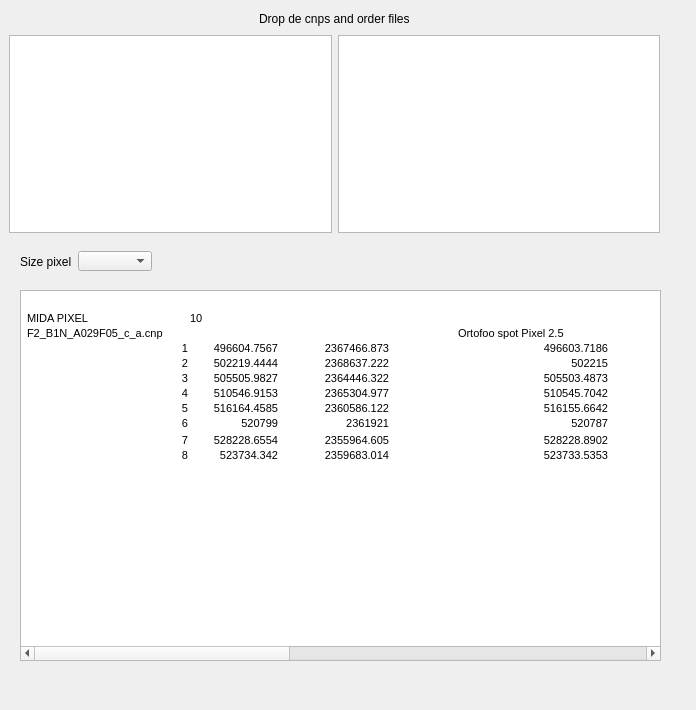
<?xml version="1.0" encoding="UTF-8"?>
<ui version="4.0">
 <class>Diferences</class>
 <widget class="QWidget" name="Diferences">
  <property name="geometry">
   <rect>
    <x>0</x>
    <y>0</y>
    <width>696</width>
    <height>710</height>
   </rect>
  </property>
  <property name="windowTitle">
   <string>Form</string>
  </property>
  <widget class="QTextEdit" name="textEditDiferencesCnp">
   <property name="geometry">
    <rect>
     <x>20</x>
     <y>290</y>
     <width>641</width>
     <height>371</height>
    </rect>
   </property>
   <property name="html">
    <string>&lt;!DOCTYPE HTML PUBLIC &quot;-//W3C//DTD HTML 4.0//EN&quot; &quot;http://www.w3.org/TR/REC-html40/strict.dtd&quot;&gt;
&lt;html&gt;&lt;head&gt;&lt;meta name=&quot;qrichtext&quot; content=&quot;1&quot; /&gt;&lt;style type=&quot;text/css&quot;&gt;
p, li { white-space: pre-wrap; }
&lt;/style&gt;&lt;/head&gt;&lt;body style=&quot; font-family:'MS Shell Dlg 2'; font-size:8.25pt; font-weight:400; font-style:normal;&quot;&gt;
&lt;table border=&quot;0&quot; style=&quot; margin-top:0px; margin-bottom:0px; margin-left:0px; margin-right:0px;&quot; cellspacing=&quot;2&quot; cellpadding=&quot;0&quot;&gt;
&lt;tr&gt;
&lt;td width=&quot;94&quot;&gt;&lt;/td&gt;
&lt;td width=&quot;65&quot;&gt;&lt;/td&gt;
&lt;td width=&quot;88&quot;&gt;&lt;/td&gt;
&lt;td width=&quot;109&quot;&gt;&lt;/td&gt;
&lt;td width=&quot;65&quot;&gt;&lt;/td&gt;
&lt;td width=&quot;150&quot;&gt;&lt;/td&gt;
&lt;td width=&quot;126&quot;&gt;&lt;/td&gt;
&lt;td width=&quot;65&quot;&gt;&lt;/td&gt;
&lt;td width=&quot;65&quot;&gt;&lt;/td&gt;
&lt;td width=&quot;65&quot;&gt;&lt;/td&gt;
&lt;td width=&quot;65&quot;&gt;&lt;/td&gt;
&lt;td width=&quot;77&quot;&gt;&lt;/td&gt;
&lt;td width=&quot;105&quot;&gt;&lt;/td&gt;
&lt;td width=&quot;65&quot;&gt;&lt;/td&gt;
&lt;td width=&quot;65&quot;&gt;&lt;/td&gt;
&lt;td width=&quot;65&quot;&gt;&lt;/td&gt;
&lt;td width=&quot;65&quot;&gt;
&lt;p style=&quot; margin-top:0px; margin-bottom:0px; margin-left:0px; margin-right:0px; -qt-block-indent:0; text-indent:0px;&quot;&gt;&lt;span style=&quot; font-size:8pt;&quot;&gt;X&lt;/span&gt;&lt;/p&gt;&lt;/td&gt;
&lt;td width=&quot;89&quot;&gt;
&lt;p style=&quot; margin-top:0px; margin-bottom:0px; margin-left:0px; margin-right:0px; -qt-block-indent:0; text-indent:0px;&quot;&gt;&lt;span style=&quot; font-size:8pt;&quot;&gt;Y&lt;/span&gt;&lt;/p&gt;&lt;/td&gt;&lt;/tr&gt;
&lt;tr&gt;
&lt;td&gt;
&lt;p style=&quot; margin-top:0px; margin-bottom:0px; margin-left:0px; margin-right:0px; -qt-block-indent:0; text-indent:0px;&quot;&gt;&lt;span style=&quot; font-size:8pt;&quot;&gt;MIDA PIXEL&lt;/span&gt;&lt;/p&gt;&lt;/td&gt;
&lt;td&gt;&lt;/td&gt;
&lt;td&gt;
&lt;p style=&quot; margin-top:0px; margin-bottom:0px; margin-left:0px; margin-right:0px; -qt-block-indent:0; text-indent:0px;&quot;&gt;&lt;span style=&quot; font-size:8pt;&quot;&gt;10&lt;/span&gt;&lt;/p&gt;&lt;/td&gt;
&lt;td&gt;&lt;/td&gt;
&lt;td&gt;&lt;/td&gt;
&lt;td&gt;&lt;/td&gt;
&lt;td&gt;&lt;/td&gt;
&lt;td&gt;&lt;/td&gt;
&lt;td&gt;&lt;/td&gt;
&lt;td&gt;&lt;/td&gt;
&lt;td&gt;&lt;/td&gt;
&lt;td&gt;&lt;/td&gt;
&lt;td&gt;&lt;/td&gt;
&lt;td&gt;&lt;/td&gt;
&lt;td&gt;&lt;/td&gt;
&lt;td&gt;&lt;/td&gt;
&lt;td&gt;&lt;/td&gt;
&lt;td&gt;&lt;/td&gt;&lt;/tr&gt;
&lt;tr&gt;
&lt;td colspan=&quot;3&quot;&gt;
&lt;p style=&quot; margin-top:0px; margin-bottom:0px; margin-left:0px; margin-right:0px; -qt-block-indent:0; text-indent:0px;&quot;&gt;&lt;span style=&quot; font-size:8pt;&quot;&gt;F2_B1N_A029F05_c_a.cnp&lt;/span&gt;&lt;/p&gt;&lt;/td&gt;
&lt;td&gt;&lt;/td&gt;
&lt;td&gt;&lt;/td&gt;
&lt;td&gt;
&lt;p style=&quot; margin-top:0px; margin-bottom:0px; margin-left:0px; margin-right:0px; -qt-block-indent:0; text-indent:0px;&quot;&gt;&lt;span style=&quot; font-size:8pt;&quot;&gt;Ortofoo spot Pixel 2.5&lt;/span&gt;&lt;/p&gt;&lt;/td&gt;
&lt;td&gt;&lt;/td&gt;
&lt;td&gt;&lt;/td&gt;
&lt;td&gt;
&lt;p style=&quot; margin-top:0px; margin-bottom:0px; margin-left:0px; margin-right:0px; -qt-block-indent:0; text-indent:0px;&quot;&gt;&lt;span style=&quot; font-size:8pt;&quot;&gt;X&lt;/span&gt;&lt;/p&gt;&lt;/td&gt;
&lt;td&gt;
&lt;p style=&quot; margin-top:0px; margin-bottom:0px; margin-left:0px; margin-right:0px; -qt-block-indent:0; text-indent:0px;&quot;&gt;&lt;span style=&quot; font-size:8pt;&quot;&gt;Y&lt;/span&gt;&lt;/p&gt;&lt;/td&gt;
&lt;td&gt;&lt;/td&gt;
&lt;td&gt;&lt;/td&gt;
&lt;td&gt;&lt;/td&gt;
&lt;td&gt;&lt;/td&gt;
&lt;td&gt;&lt;/td&gt;
&lt;td&gt;
&lt;p style=&quot; margin-top:0px; margin-bottom:0px; margin-left:0px; margin-right:0px; -qt-block-indent:0; text-indent:0px;&quot;&gt;&lt;span style=&quot; font-size:8pt;&quot;&gt;numlineas&lt;/span&gt;&lt;/p&gt;&lt;/td&gt;
&lt;td&gt;
&lt;p align=&quot;right&quot; style=&quot; margin-top:0px; margin-bottom:0px; margin-left:0px; margin-right:0px; -qt-block-indent:0; text-indent:0px;&quot;&gt;&lt;span style=&quot; font-size:8pt;&quot;&gt;10&lt;/span&gt;&lt;/p&gt;&lt;/td&gt;
&lt;td&gt;
&lt;p align=&quot;right&quot; style=&quot; margin-top:0px; margin-bottom:0px; margin-left:0px; margin-right:0px; -qt-block-indent:0; text-indent:0px;&quot;&gt;&lt;span style=&quot; font-size:8pt;&quot;&gt;10&lt;/span&gt;&lt;/p&gt;&lt;/td&gt;&lt;/tr&gt;
&lt;tr&gt;
&lt;td&gt;&lt;/td&gt;
&lt;td&gt;
&lt;p align=&quot;right&quot; style=&quot; margin-top:0px; margin-bottom:0px; margin-left:0px; margin-right:0px; -qt-block-indent:0; text-indent:0px;&quot;&gt;&lt;span style=&quot; font-size:8pt;&quot;&gt;1&lt;/span&gt;&lt;/p&gt;&lt;/td&gt;
&lt;td&gt;
&lt;p align=&quot;right&quot; style=&quot; margin-top:0px; margin-bottom:0px; margin-left:0px; margin-right:0px; -qt-block-indent:0; text-indent:0px;&quot;&gt;&lt;span style=&quot; font-size:8pt;&quot;&gt;496604.7567&lt;/span&gt;&lt;/p&gt;&lt;/td&gt;
&lt;td&gt;
&lt;p align=&quot;right&quot; style=&quot; margin-top:0px; margin-bottom:0px; margin-left:0px; margin-right:0px; -qt-block-indent:0; text-indent:0px;&quot;&gt;&lt;span style=&quot; font-size:8pt;&quot;&gt;2367466.873&lt;/span&gt;&lt;/p&gt;&lt;/td&gt;
&lt;td&gt;&lt;/td&gt;
&lt;td&gt;
&lt;p align=&quot;right&quot; style=&quot; margin-top:0px; margin-bottom:0px; margin-left:0px; margin-right:0px; -qt-block-indent:0; text-indent:0px;&quot;&gt;&lt;span style=&quot; font-size:8pt;&quot;&gt;496603.7186&lt;/span&gt;&lt;/p&gt;&lt;/td&gt;
&lt;td&gt;
&lt;p align=&quot;right&quot; style=&quot; margin-top:0px; margin-bottom:0px; margin-left:0px; margin-right:0px; -qt-block-indent:0; text-indent:0px;&quot;&gt;&lt;span style=&quot; font-size:8pt;&quot;&gt;2367466.649&lt;/span&gt;&lt;/p&gt;&lt;/td&gt;
&lt;td&gt;&lt;/td&gt;
&lt;td&gt;
&lt;p align=&quot;right&quot; style=&quot; margin-top:0px; margin-bottom:0px; margin-left:0px; margin-right:0px; -qt-block-indent:0; text-indent:0px;&quot;&gt;&lt;span style=&quot; font-size:8pt;&quot;&gt;1.0381&lt;/span&gt;&lt;/p&gt;&lt;/td&gt;
&lt;td&gt;
&lt;p align=&quot;right&quot; style=&quot; margin-top:0px; margin-bottom:0px; margin-left:0px; margin-right:0px; -qt-block-indent:0; text-indent:0px;&quot;&gt;&lt;span style=&quot; font-size:8pt;&quot;&gt;0.2239&lt;/span&gt;&lt;/p&gt;&lt;/td&gt;
&lt;td&gt;&lt;/td&gt;
&lt;td&gt;
&lt;p style=&quot; margin-top:0px; margin-bottom:0px; margin-left:0px; margin-right:0px; -qt-block-indent:0; text-indent:0px;&quot;&gt;&lt;span style=&quot; font-size:8pt;&quot;&gt;1.08&lt;/span&gt;&lt;/p&gt;&lt;/td&gt;
&lt;td&gt;
&lt;p style=&quot; margin-top:0px; margin-bottom:0px; margin-left:0px; margin-right:0px; -qt-block-indent:0; text-indent:0px;&quot;&gt;&lt;span style=&quot; font-size:8pt;&quot;&gt;0.05&lt;/span&gt;&lt;/p&gt;&lt;/td&gt;
&lt;td&gt;&lt;/td&gt;
&lt;td&gt;&lt;/td&gt;
&lt;td&gt;
&lt;p style=&quot; margin-top:0px; margin-bottom:0px; margin-left:0px; margin-right:0px; -qt-block-indent:0; text-indent:0px;&quot;&gt;&lt;span style=&quot; font-size:8pt;&quot;&gt;min&lt;/span&gt;&lt;/p&gt;&lt;/td&gt;
&lt;td&gt;
&lt;p align=&quot;right&quot; style=&quot; margin-top:0px; margin-bottom:0px; margin-left:0px; margin-right:0px; -qt-block-indent:0; text-indent:0px;&quot;&gt;&lt;span style=&quot; font-size:8pt;&quot;&gt;-0.235&lt;/span&gt;&lt;/p&gt;&lt;/td&gt;
&lt;td&gt;
&lt;p align=&quot;right&quot; style=&quot; margin-top:0px; margin-bottom:0px; margin-left:0px; margin-right:0px; -qt-block-indent:0; text-indent:0px;&quot;&gt;&lt;span style=&quot; font-size:8pt;&quot;&gt;-10.859&lt;/span&gt;&lt;/p&gt;&lt;/td&gt;&lt;/tr&gt;
&lt;tr&gt;
&lt;td&gt;&lt;/td&gt;
&lt;td&gt;
&lt;p align=&quot;right&quot; style=&quot; margin-top:0px; margin-bottom:0px; margin-left:0px; margin-right:0px; -qt-block-indent:0; text-indent:0px;&quot;&gt;&lt;span style=&quot; font-size:8pt;&quot;&gt;2&lt;/span&gt;&lt;/p&gt;&lt;/td&gt;
&lt;td&gt;
&lt;p align=&quot;right&quot; style=&quot; margin-top:0px; margin-bottom:0px; margin-left:0px; margin-right:0px; -qt-block-indent:0; text-indent:0px;&quot;&gt;&lt;span style=&quot; font-size:8pt;&quot;&gt;502219.4444&lt;/span&gt;&lt;/p&gt;&lt;/td&gt;
&lt;td&gt;
&lt;p align=&quot;right&quot; style=&quot; margin-top:0px; margin-bottom:0px; margin-left:0px; margin-right:0px; -qt-block-indent:0; text-indent:0px;&quot;&gt;&lt;span style=&quot; font-size:8pt;&quot;&gt;2368637.222&lt;/span&gt;&lt;/p&gt;&lt;/td&gt;
&lt;td&gt;&lt;/td&gt;
&lt;td&gt;
&lt;p align=&quot;right&quot; style=&quot; margin-top:0px; margin-bottom:0px; margin-left:0px; margin-right:0px; -qt-block-indent:0; text-indent:0px;&quot;&gt;&lt;span style=&quot; font-size:8pt;&quot;&gt;502215&lt;/span&gt;&lt;/p&gt;&lt;/td&gt;
&lt;td&gt;
&lt;p align=&quot;right&quot; style=&quot; margin-top:0px; margin-bottom:0px; margin-left:0px; margin-right:0px; -qt-block-indent:0; text-indent:0px;&quot;&gt;&lt;span style=&quot; font-size:8pt;&quot;&gt;2368633.889&lt;/span&gt;&lt;/p&gt;&lt;/td&gt;
&lt;td&gt;&lt;/td&gt;
&lt;td&gt;
&lt;p align=&quot;right&quot; style=&quot; margin-top:0px; margin-bottom:0px; margin-left:0px; margin-right:0px; -qt-block-indent:0; text-indent:0px;&quot;&gt;&lt;span style=&quot; font-size:8pt;&quot;&gt;4.4444&lt;/span&gt;&lt;/p&gt;&lt;/td&gt;
&lt;td&gt;
&lt;p align=&quot;right&quot; style=&quot; margin-top:0px; margin-bottom:0px; margin-left:0px; margin-right:0px; -qt-block-indent:0; text-indent:0px;&quot;&gt;&lt;span style=&quot; font-size:8pt;&quot;&gt;3.3333&lt;/span&gt;&lt;/p&gt;&lt;/td&gt;
&lt;td&gt;&lt;/td&gt;
&lt;td&gt;
&lt;p style=&quot; margin-top:0px; margin-bottom:0px; margin-left:0px; margin-right:0px; -qt-block-indent:0; text-indent:0px;&quot;&gt;&lt;span style=&quot; font-size:8pt;&quot;&gt;19.75&lt;/span&gt;&lt;/p&gt;&lt;/td&gt;
&lt;td&gt;
&lt;p style=&quot; margin-top:0px; margin-bottom:0px; margin-left:0px; margin-right:0px; -qt-block-indent:0; text-indent:0px;&quot;&gt;&lt;span style=&quot; font-size:8pt;&quot;&gt;11.11&lt;/span&gt;&lt;/p&gt;&lt;/td&gt;
&lt;td&gt;&lt;/td&gt;
&lt;td&gt;&lt;/td&gt;
&lt;td&gt;
&lt;p style=&quot; margin-top:0px; margin-bottom:0px; margin-left:0px; margin-right:0px; -qt-block-indent:0; text-indent:0px;&quot;&gt;&lt;span style=&quot; font-size:8pt;&quot;&gt;max&lt;/span&gt;&lt;/p&gt;&lt;/td&gt;
&lt;td&gt;
&lt;p align=&quot;right&quot; style=&quot; margin-top:0px; margin-bottom:0px; margin-left:0px; margin-right:0px; -qt-block-indent:0; text-indent:0px;&quot;&gt;&lt;span style=&quot; font-size:8pt;&quot;&gt;12.000&lt;/span&gt;&lt;/p&gt;&lt;/td&gt;
&lt;td&gt;
&lt;p align=&quot;right&quot; style=&quot; margin-top:0px; margin-bottom:0px; margin-left:0px; margin-right:0px; -qt-block-indent:0; text-indent:0px;&quot;&gt;&lt;span style=&quot; font-size:8pt;&quot;&gt;3.333&lt;/span&gt;&lt;/p&gt;&lt;/td&gt;&lt;/tr&gt;
&lt;tr&gt;
&lt;td&gt;&lt;/td&gt;
&lt;td&gt;
&lt;p align=&quot;right&quot; style=&quot; margin-top:0px; margin-bottom:0px; margin-left:0px; margin-right:0px; -qt-block-indent:0; text-indent:0px;&quot;&gt;&lt;span style=&quot; font-size:8pt;&quot;&gt;3&lt;/span&gt;&lt;/p&gt;&lt;/td&gt;
&lt;td&gt;
&lt;p align=&quot;right&quot; style=&quot; margin-top:0px; margin-bottom:0px; margin-left:0px; margin-right:0px; -qt-block-indent:0; text-indent:0px;&quot;&gt;&lt;span style=&quot; font-size:8pt;&quot;&gt;505505.9827&lt;/span&gt;&lt;/p&gt;&lt;/td&gt;
&lt;td&gt;
&lt;p align=&quot;right&quot; style=&quot; margin-top:0px; margin-bottom:0px; margin-left:0px; margin-right:0px; -qt-block-indent:0; text-indent:0px;&quot;&gt;&lt;span style=&quot; font-size:8pt;&quot;&gt;2364446.322&lt;/span&gt;&lt;/p&gt;&lt;/td&gt;
&lt;td&gt;&lt;/td&gt;
&lt;td&gt;
&lt;p align=&quot;right&quot; style=&quot; margin-top:0px; margin-bottom:0px; margin-left:0px; margin-right:0px; -qt-block-indent:0; text-indent:0px;&quot;&gt;&lt;span style=&quot; font-size:8pt;&quot;&gt;505503.4873&lt;/span&gt;&lt;/p&gt;&lt;/td&gt;
&lt;td&gt;
&lt;p align=&quot;right&quot; style=&quot; margin-top:0px; margin-bottom:0px; margin-left:0px; margin-right:0px; -qt-block-indent:0; text-indent:0px;&quot;&gt;&lt;span style=&quot; font-size:8pt;&quot;&gt;2364447.251&lt;/span&gt;&lt;/p&gt;&lt;/td&gt;
&lt;td&gt;&lt;/td&gt;
&lt;td&gt;
&lt;p align=&quot;right&quot; style=&quot; margin-top:0px; margin-bottom:0px; margin-left:0px; margin-right:0px; -qt-block-indent:0; text-indent:0px;&quot;&gt;&lt;span style=&quot; font-size:8pt;&quot;&gt;2.4954&lt;/span&gt;&lt;/p&gt;&lt;/td&gt;
&lt;td&gt;
&lt;p align=&quot;right&quot; style=&quot; margin-top:0px; margin-bottom:0px; margin-left:0px; margin-right:0px; -qt-block-indent:0; text-indent:0px;&quot;&gt;&lt;span style=&quot; font-size:8pt;&quot;&gt;-0.9283&lt;/span&gt;&lt;/p&gt;&lt;/td&gt;
&lt;td&gt;&lt;/td&gt;
&lt;td&gt;
&lt;p style=&quot; margin-top:0px; margin-bottom:0px; margin-left:0px; margin-right:0px; -qt-block-indent:0; text-indent:0px;&quot;&gt;&lt;span style=&quot; font-size:8pt;&quot;&gt;6.23&lt;/span&gt;&lt;/p&gt;&lt;/td&gt;
&lt;td&gt;
&lt;p style=&quot; margin-top:0px; margin-bottom:0px; margin-left:0px; margin-right:0px; -qt-block-indent:0; text-indent:0px;&quot;&gt;&lt;span style=&quot; font-size:8pt;&quot;&gt;0.86&lt;/span&gt;&lt;/p&gt;&lt;/td&gt;
&lt;td&gt;&lt;/td&gt;
&lt;td&gt;&lt;/td&gt;
&lt;td&gt;
&lt;p style=&quot; margin-top:0px; margin-bottom:0px; margin-left:0px; margin-right:0px; -qt-block-indent:0; text-indent:0px;&quot;&gt;&lt;span style=&quot; font-size:8pt;&quot;&gt;descvest&lt;/span&gt;&lt;/p&gt;&lt;/td&gt;
&lt;td&gt;
&lt;p align=&quot;right&quot; style=&quot; margin-top:0px; margin-bottom:0px; margin-left:0px; margin-right:0px; -qt-block-indent:0; text-indent:0px;&quot;&gt;&lt;span style=&quot; font-size:8pt;&quot;&gt;4.040&lt;/span&gt;&lt;/p&gt;&lt;/td&gt;
&lt;td&gt;
&lt;p align=&quot;right&quot; style=&quot; margin-top:0px; margin-bottom:0px; margin-left:0px; margin-right:0px; -qt-block-indent:0; text-indent:0px;&quot;&gt;&lt;span style=&quot; font-size:8pt;&quot;&gt;4.403&lt;/span&gt;&lt;/p&gt;&lt;/td&gt;&lt;/tr&gt;
&lt;tr&gt;
&lt;td&gt;&lt;/td&gt;
&lt;td&gt;
&lt;p align=&quot;right&quot; style=&quot; margin-top:0px; margin-bottom:0px; margin-left:0px; margin-right:0px; -qt-block-indent:0; text-indent:0px;&quot;&gt;&lt;span style=&quot; font-size:8pt;&quot;&gt;4&lt;/span&gt;&lt;/p&gt;&lt;/td&gt;
&lt;td&gt;
&lt;p align=&quot;right&quot; style=&quot; margin-top:0px; margin-bottom:0px; margin-left:0px; margin-right:0px; -qt-block-indent:0; text-indent:0px;&quot;&gt;&lt;span style=&quot; font-size:8pt;&quot;&gt;510546.9153&lt;/span&gt;&lt;/p&gt;&lt;/td&gt;
&lt;td&gt;
&lt;p align=&quot;right&quot; style=&quot; margin-top:0px; margin-bottom:0px; margin-left:0px; margin-right:0px; -qt-block-indent:0; text-indent:0px;&quot;&gt;&lt;span style=&quot; font-size:8pt;&quot;&gt;2365304.977&lt;/span&gt;&lt;/p&gt;&lt;/td&gt;
&lt;td&gt;&lt;/td&gt;
&lt;td&gt;
&lt;p align=&quot;right&quot; style=&quot; margin-top:0px; margin-bottom:0px; margin-left:0px; margin-right:0px; -qt-block-indent:0; text-indent:0px;&quot;&gt;&lt;span style=&quot; font-size:8pt;&quot;&gt;510545.7042&lt;/span&gt;&lt;/p&gt;&lt;/td&gt;
&lt;td&gt;
&lt;p align=&quot;right&quot; style=&quot; margin-top:0px; margin-bottom:0px; margin-left:0px; margin-right:0px; -qt-block-indent:0; text-indent:0px;&quot;&gt;&lt;span style=&quot; font-size:8pt;&quot;&gt;2365315.836&lt;/span&gt;&lt;/p&gt;&lt;/td&gt;
&lt;td&gt;&lt;/td&gt;
&lt;td&gt;
&lt;p align=&quot;right&quot; style=&quot; margin-top:0px; margin-bottom:0px; margin-left:0px; margin-right:0px; -qt-block-indent:0; text-indent:0px;&quot;&gt;&lt;span style=&quot; font-size:8pt;&quot;&gt;1.2111&lt;/span&gt;&lt;/p&gt;&lt;/td&gt;
&lt;td&gt;
&lt;p align=&quot;right&quot; style=&quot; margin-top:0px; margin-bottom:0px; margin-left:0px; margin-right:0px; -qt-block-indent:0; text-indent:0px;&quot;&gt;&lt;span style=&quot; font-size:8pt;&quot;&gt;-10.8591&lt;/span&gt;&lt;/p&gt;&lt;/td&gt;
&lt;td&gt;&lt;/td&gt;
&lt;td&gt;
&lt;p style=&quot; margin-top:0px; margin-bottom:0px; margin-left:0px; margin-right:0px; -qt-block-indent:0; text-indent:0px;&quot;&gt;&lt;span style=&quot; font-size:8pt;&quot;&gt;1.47&lt;/span&gt;&lt;/p&gt;&lt;/td&gt;
&lt;td&gt;
&lt;p style=&quot; margin-top:0px; margin-bottom:0px; margin-left:0px; margin-right:0px; -qt-block-indent:0; text-indent:0px;&quot;&gt;&lt;span style=&quot; font-size:8pt;&quot;&gt;117.92&lt;/span&gt;&lt;/p&gt;&lt;/td&gt;
&lt;td&gt;&lt;/td&gt;
&lt;td&gt;&lt;/td&gt;
&lt;td&gt;
&lt;p style=&quot; margin-top:0px; margin-bottom:0px; margin-left:0px; margin-right:0px; -qt-block-indent:0; text-indent:0px;&quot;&gt;&lt;span style=&quot; font-size:8pt;&quot;&gt;mean&lt;/span&gt;&lt;/p&gt;&lt;/td&gt;
&lt;td&gt;
&lt;p align=&quot;right&quot; style=&quot; margin-top:0px; margin-bottom:0px; margin-left:0px; margin-right:0px; -qt-block-indent:0; text-indent:0px;&quot;&gt;&lt;span style=&quot; font-size:8pt;&quot;&gt;3.365&lt;/span&gt;&lt;/p&gt;&lt;/td&gt;
&lt;td&gt;
&lt;p align=&quot;right&quot; style=&quot; margin-top:0px; margin-bottom:0px; margin-left:0px; margin-right:0px; -qt-block-indent:0; text-indent:0px;&quot;&gt;&lt;span style=&quot; font-size:8pt;&quot;&gt;-2.930&lt;/span&gt;&lt;/p&gt;&lt;/td&gt;&lt;/tr&gt;
&lt;tr&gt;
&lt;td&gt;&lt;/td&gt;
&lt;td&gt;
&lt;p align=&quot;right&quot; style=&quot; margin-top:0px; margin-bottom:0px; margin-left:0px; margin-right:0px; -qt-block-indent:0; text-indent:0px;&quot;&gt;&lt;span style=&quot; font-size:8pt;&quot;&gt;5&lt;/span&gt;&lt;/p&gt;&lt;/td&gt;
&lt;td&gt;
&lt;p align=&quot;right&quot; style=&quot; margin-top:0px; margin-bottom:0px; margin-left:0px; margin-right:0px; -qt-block-indent:0; text-indent:0px;&quot;&gt;&lt;span style=&quot; font-size:8pt;&quot;&gt;516164.4585&lt;/span&gt;&lt;/p&gt;&lt;/td&gt;
&lt;td&gt;
&lt;p align=&quot;right&quot; style=&quot; margin-top:0px; margin-bottom:0px; margin-left:0px; margin-right:0px; -qt-block-indent:0; text-indent:0px;&quot;&gt;&lt;span style=&quot; font-size:8pt;&quot;&gt;2360586.122&lt;/span&gt;&lt;/p&gt;&lt;/td&gt;
&lt;td&gt;&lt;/td&gt;
&lt;td&gt;
&lt;p align=&quot;right&quot; style=&quot; margin-top:0px; margin-bottom:0px; margin-left:0px; margin-right:0px; -qt-block-indent:0; text-indent:0px;&quot;&gt;&lt;span style=&quot; font-size:8pt;&quot;&gt;516155.6642&lt;/span&gt;&lt;/p&gt;&lt;/td&gt;
&lt;td&gt;
&lt;p align=&quot;right&quot; style=&quot; margin-top:0px; margin-bottom:0px; margin-left:0px; margin-right:0px; -qt-block-indent:0; text-indent:0px;&quot;&gt;&lt;span style=&quot; font-size:8pt;&quot;&gt;2360586.197&lt;/span&gt;&lt;/p&gt;&lt;/td&gt;
&lt;td&gt;&lt;/td&gt;
&lt;td&gt;
&lt;p align=&quot;right&quot; style=&quot; margin-top:0px; margin-bottom:0px; margin-left:0px; margin-right:0px; -qt-block-indent:0; text-indent:0px;&quot;&gt;&lt;span style=&quot; font-size:8pt;&quot;&gt;8.7943&lt;/span&gt;&lt;/p&gt;&lt;/td&gt;
&lt;td&gt;
&lt;p align=&quot;right&quot; style=&quot; margin-top:0px; margin-bottom:0px; margin-left:0px; margin-right:0px; -qt-block-indent:0; text-indent:0px;&quot;&gt;&lt;span style=&quot; font-size:8pt;&quot;&gt;-0.0741&lt;/span&gt;&lt;/p&gt;&lt;/td&gt;
&lt;td&gt;&lt;/td&gt;
&lt;td&gt;
&lt;p style=&quot; margin-top:0px; margin-bottom:0px; margin-left:0px; margin-right:0px; -qt-block-indent:0; text-indent:0px;&quot;&gt;&lt;span style=&quot; font-size:8pt;&quot;&gt;77.34&lt;/span&gt;&lt;/p&gt;&lt;/td&gt;
&lt;td&gt;
&lt;p style=&quot; margin-top:0px; margin-bottom:0px; margin-left:0px; margin-right:0px; -qt-block-indent:0; text-indent:0px;&quot;&gt;&lt;span style=&quot; font-size:8pt;&quot;&gt;0.01&lt;/span&gt;&lt;/p&gt;&lt;/td&gt;
&lt;td&gt;&lt;/td&gt;
&lt;td&gt;&lt;/td&gt;
&lt;td&gt;
&lt;p style=&quot; margin-top:0px; margin-bottom:0px; margin-left:0px; margin-right:0px; -qt-block-indent:0; text-indent:0px;&quot;&gt;&lt;span style=&quot; font-size:8pt;&quot;&gt;RMS&lt;/span&gt;&lt;/p&gt;&lt;/td&gt;
&lt;td&gt;
&lt;p align=&quot;right&quot; style=&quot; margin-top:0px; margin-bottom:0px; margin-left:0px; margin-right:0px; -qt-block-indent:0; text-indent:0px;&quot;&gt;&lt;span style=&quot; font-size:8pt;&quot;&gt;5.101&lt;/span&gt;&lt;/p&gt;&lt;/td&gt;
&lt;td&gt;
&lt;p align=&quot;right&quot; style=&quot; margin-top:0px; margin-bottom:0px; margin-left:0px; margin-right:0px; -qt-block-indent:0; text-indent:0px;&quot;&gt;&lt;span style=&quot; font-size:8pt;&quot;&gt;5.102&lt;/span&gt;&lt;/p&gt;&lt;/td&gt;&lt;/tr&gt;
&lt;tr&gt;
&lt;td&gt;&lt;/td&gt;
&lt;td&gt;
&lt;p align=&quot;right&quot; style=&quot; margin-top:0px; margin-bottom:0px; margin-left:0px; margin-right:0px; -qt-block-indent:0; text-indent:0px;&quot;&gt;&lt;span style=&quot; font-size:8pt;&quot;&gt;6&lt;/span&gt;&lt;/p&gt;&lt;/td&gt;
&lt;td&gt;
&lt;p align=&quot;right&quot; style=&quot; margin-top:0px; margin-bottom:0px; margin-left:0px; margin-right:0px; -qt-block-indent:0; text-indent:0px;&quot;&gt;&lt;span style=&quot; font-size:8pt;&quot;&gt;520799&lt;/span&gt;&lt;/p&gt;&lt;/td&gt;
&lt;td&gt;
&lt;p align=&quot;right&quot; style=&quot; margin-top:0px; margin-bottom:0px; margin-left:0px; margin-right:0px; -qt-block-indent:0; text-indent:0px;&quot;&gt;&lt;span style=&quot; font-size:8pt;&quot;&gt;2361921&lt;/span&gt;&lt;/p&gt;&lt;/td&gt;
&lt;td&gt;&lt;/td&gt;
&lt;td&gt;
&lt;p align=&quot;right&quot; style=&quot; margin-top:0px; margin-bottom:0px; margin-left:0px; margin-right:0px; -qt-block-indent:0; text-indent:0px;&quot;&gt;&lt;span style=&quot; font-size:8pt;&quot;&gt;520787&lt;/span&gt;&lt;/p&gt;&lt;/td&gt;
&lt;td&gt;
&lt;p align=&quot;right&quot; style=&quot; margin-top:0px; margin-bottom:0px; margin-left:0px; margin-right:0px; -qt-block-indent:0; text-indent:0px;&quot;&gt;&lt;span style=&quot; font-size:8pt;&quot;&gt;2361925&lt;/span&gt;&lt;/p&gt;&lt;/td&gt;
&lt;td&gt;&lt;/td&gt;
&lt;td&gt;
&lt;p align=&quot;right&quot; style=&quot; margin-top:0px; margin-bottom:0px; margin-left:0px; margin-right:0px; -qt-block-indent:0; text-indent:0px;&quot;&gt;&lt;span style=&quot; font-size:8pt;&quot;&gt;12&lt;/span&gt;&lt;/p&gt;&lt;/td&gt;
&lt;td&gt;
&lt;p align=&quot;right&quot; style=&quot; margin-top:0px; margin-bottom:0px; margin-left:0px; margin-right:0px; -qt-block-indent:0; text-indent:0px;&quot;&gt;&lt;span style=&quot; font-size:8pt;&quot;&gt;-4&lt;/span&gt;&lt;/p&gt;&lt;/td&gt;
&lt;td&gt;&lt;/td&gt;
&lt;td&gt;
&lt;p style=&quot; margin-top:0px; margin-bottom:0px; margin-left:0px; margin-right:0px; -qt-block-indent:0; text-indent:0px;&quot;&gt;&lt;span style=&quot; font-size:8pt;&quot;&gt;144.00&lt;/span&gt;&lt;/p&gt;&lt;/td&gt;
&lt;td&gt;
&lt;p style=&quot; margin-top:0px; margin-bottom:0px; margin-left:0px; margin-right:0px; -qt-block-indent:0; text-indent:0px;&quot;&gt;&lt;span style=&quot; font-size:8pt;&quot;&gt;16.00&lt;/span&gt;&lt;/p&gt;&lt;/td&gt;
&lt;td&gt;&lt;/td&gt;
&lt;td&gt;&lt;/td&gt;
&lt;td&gt;&lt;/td&gt;
&lt;td bgcolor=&quot;#c6efce&quot;&gt;
&lt;p style=&quot; margin-top:0px; margin-bottom:0px; margin-left:0px; margin-right:0px; -qt-block-indent:0; text-indent:0px;&quot;&gt;&lt;span style=&quot; font-family:'Arial'; font-size:10pt; color:#006100; background-color:#c6efce;&quot;&gt;TRUE&lt;/span&gt;&lt;/p&gt;&lt;/td&gt;
&lt;td bgcolor=&quot;#c6efce&quot;&gt;
&lt;p style=&quot; margin-top:0px; margin-bottom:0px; margin-left:0px; margin-right:0px; -qt-block-indent:0; text-indent:0px;&quot;&gt;&lt;span style=&quot; font-family:'Arial'; font-size:10pt; color:#006100; background-color:#c6efce;&quot;&gt;TRUE&lt;/span&gt;&lt;/p&gt;&lt;/td&gt;&lt;/tr&gt;
&lt;tr&gt;
&lt;td&gt;&lt;/td&gt;
&lt;td&gt;
&lt;p align=&quot;right&quot; style=&quot; margin-top:0px; margin-bottom:0px; margin-left:0px; margin-right:0px; -qt-block-indent:0; text-indent:0px;&quot;&gt;&lt;span style=&quot; font-size:8pt;&quot;&gt;7&lt;/span&gt;&lt;/p&gt;&lt;/td&gt;
&lt;td&gt;
&lt;p align=&quot;right&quot; style=&quot; margin-top:0px; margin-bottom:0px; margin-left:0px; margin-right:0px; -qt-block-indent:0; text-indent:0px;&quot;&gt;&lt;span style=&quot; font-size:8pt;&quot;&gt;528228.6554&lt;/span&gt;&lt;/p&gt;&lt;/td&gt;
&lt;td&gt;
&lt;p align=&quot;right&quot; style=&quot; margin-top:0px; margin-bottom:0px; margin-left:0px; margin-right:0px; -qt-block-indent:0; text-indent:0px;&quot;&gt;&lt;span style=&quot; font-size:8pt;&quot;&gt;2355964.605&lt;/span&gt;&lt;/p&gt;&lt;/td&gt;
&lt;td&gt;&lt;/td&gt;
&lt;td&gt;
&lt;p align=&quot;right&quot; style=&quot; margin-top:0px; margin-bottom:0px; margin-left:0px; margin-right:0px; -qt-block-indent:0; text-indent:0px;&quot;&gt;&lt;span style=&quot; font-size:8pt;&quot;&gt;528228.8902&lt;/span&gt;&lt;/p&gt;&lt;/td&gt;
&lt;td&gt;
&lt;p align=&quot;right&quot; style=&quot; margin-top:0px; margin-bottom:0px; margin-left:0px; margin-right:0px; -qt-block-indent:0; text-indent:0px;&quot;&gt;&lt;span style=&quot; font-size:8pt;&quot;&gt;2355965.969&lt;/span&gt;&lt;/p&gt;&lt;/td&gt;
&lt;td&gt;&lt;/td&gt;
&lt;td&gt;
&lt;p align=&quot;right&quot; style=&quot; margin-top:0px; margin-bottom:0px; margin-left:0px; margin-right:0px; -qt-block-indent:0; text-indent:0px;&quot;&gt;&lt;span style=&quot; font-size:8pt;&quot;&gt;-0.2348&lt;/span&gt;&lt;/p&gt;&lt;/td&gt;
&lt;td&gt;
&lt;p align=&quot;right&quot; style=&quot; margin-top:0px; margin-bottom:0px; margin-left:0px; margin-right:0px; -qt-block-indent:0; text-indent:0px;&quot;&gt;&lt;span style=&quot; font-size:8pt;&quot;&gt;-1.3639&lt;/span&gt;&lt;/p&gt;&lt;/td&gt;
&lt;td&gt;&lt;/td&gt;
&lt;td&gt;
&lt;p style=&quot; margin-top:0px; margin-bottom:0px; margin-left:0px; margin-right:0px; -qt-block-indent:0; text-indent:0px;&quot;&gt;&lt;span style=&quot; font-size:8pt;&quot;&gt;0.06&lt;/span&gt;&lt;/p&gt;&lt;/td&gt;
&lt;td&gt;
&lt;p style=&quot; margin-top:0px; margin-bottom:0px; margin-left:0px; margin-right:0px; -qt-block-indent:0; text-indent:0px;&quot;&gt;&lt;span style=&quot; font-size:8pt;&quot;&gt;1.86&lt;/span&gt;&lt;/p&gt;&lt;/td&gt;
&lt;td&gt;&lt;/td&gt;
&lt;td&gt;&lt;/td&gt;
&lt;td&gt;&lt;/td&gt;
&lt;td&gt;&lt;/td&gt;
&lt;td&gt;&lt;/td&gt;&lt;/tr&gt;
&lt;tr&gt;
&lt;td&gt;&lt;/td&gt;
&lt;td&gt;
&lt;p align=&quot;right&quot; style=&quot; margin-top:0px; margin-bottom:0px; margin-left:0px; margin-right:0px; -qt-block-indent:0; text-indent:0px;&quot;&gt;&lt;span style=&quot; font-size:8pt;&quot;&gt;8&lt;/span&gt;&lt;/p&gt;&lt;/td&gt;
&lt;td&gt;
&lt;p align=&quot;right&quot; style=&quot; margin-top:0px; margin-bottom:0px; margin-left:0px; margin-right:0px; -qt-block-indent:0; text-indent:0px;&quot;&gt;&lt;span style=&quot; font-size:8pt;&quot;&gt;523734.342&lt;/span&gt;&lt;/p&gt;&lt;/td&gt;
&lt;td&gt;
&lt;p align=&quot;right&quot; style=&quot; margin-top:0px; margin-bottom:0px; margin-left:0px; margin-right:0px; -qt-block-indent:0; text-indent:0px;&quot;&gt;&lt;span style=&quot; font-size:8pt;&quot;&gt;2359683.014&lt;/span&gt;&lt;/p&gt;&lt;/td&gt;
&lt;td&gt;&lt;/td&gt;
&lt;td&gt;
&lt;p align=&quot;right&quot; style=&quot; margin-top:0px; margin-bottom:0px; margin-left:0px; margin-right:0px; -qt-block-indent:0; text-indent:0px;&quot;&gt;&lt;span style=&quot; font-size:8pt;&quot;&gt;523733.5353&lt;/span&gt;&lt;/p&gt;&lt;/td&gt;
&lt;td&gt;
&lt;p align=&quot;right&quot; style=&quot; margin-top:0px; margin-bottom:0px; margin-left:0px; margin-right:0px; -qt-block-indent:0; text-indent:0px;&quot;&gt;&lt;span style=&quot; font-size:8pt;&quot;&gt;2359692.626&lt;/span&gt;&lt;/p&gt;&lt;/td&gt;
&lt;td&gt;&lt;/td&gt;
&lt;td&gt;
&lt;p align=&quot;right&quot; style=&quot; margin-top:0px; margin-bottom:0px; margin-left:0px; margin-right:0px; -qt-block-indent:0; text-indent:0px;&quot;&gt;&lt;span style=&quot; font-size:8pt;&quot;&gt;0.8067&lt;/span&gt;&lt;/p&gt;&lt;/td&gt;
&lt;td&gt;
&lt;p align=&quot;right&quot; style=&quot; margin-top:0px; margin-bottom:0px; margin-left:0px; margin-right:0px; -qt-block-indent:0; text-indent:0px;&quot;&gt;&lt;span style=&quot; font-size:8pt;&quot;&gt;-9.612&lt;/span&gt;&lt;/p&gt;&lt;/td&gt;
&lt;td&gt;&lt;/td&gt;
&lt;td&gt;
&lt;p style=&quot; margin-top:0px; margin-bottom:0px; margin-left:0px; margin-right:0px; -qt-block-indent:0; text-indent:0px;&quot;&gt;&lt;span style=&quot; font-size:8pt;&quot;&gt;0.65&lt;/span&gt;&lt;/p&gt;&lt;/td&gt;
&lt;td&gt;
&lt;p style=&quot; margin-top:0px; margin-bottom:0px; margin-left:0px; margin-right:0px; -qt-block-indent:0; text-indent:0px;&quot;&gt;&lt;span style=&quot; font-size:8pt;&quot;&gt;92.39&lt;/span&gt;&lt;/p&gt;&lt;/td&gt;
&lt;td&gt;&lt;/td&gt;
&lt;td&gt;&lt;/td&gt;
&lt;td&gt;&lt;/td&gt;
&lt;td&gt;&lt;/td&gt;
&lt;td&gt;&lt;/td&gt;&lt;/tr&gt;
&lt;tr&gt;
&lt;td&gt;&lt;/td&gt;
&lt;td&gt;
&lt;p align=&quot;right&quot; style=&quot; margin-top:0px; margin-bottom:0px; margin-left:0px; margin-right:0px; -qt-block-indent:0; text-indent:0px;&quot;&gt;&lt;span style=&quot; font-size:8pt;&quot;&gt;9&lt;/span&gt;&lt;/p&gt;&lt;/td&gt;
&lt;td&gt;
&lt;p align=&quot;right&quot; style=&quot; margin-top:0px; margin-bottom:0px; margin-left:0px; margin-right:0px; -qt-block-indent:0; text-indent:0px;&quot;&gt;&lt;span style=&quot; font-size:8pt;&quot;&gt;512446.8588&lt;/span&gt;&lt;/p&gt;&lt;/td&gt;
&lt;td&gt;
&lt;p align=&quot;right&quot; style=&quot; margin-top:0px; margin-bottom:0px; margin-left:0px; margin-right:0px; -qt-block-indent:0; text-indent:0px;&quot;&gt;&lt;span style=&quot; font-size:8pt;&quot;&gt;2364027.257&lt;/span&gt;&lt;/p&gt;&lt;/td&gt;
&lt;td&gt;&lt;/td&gt;
&lt;td&gt;
&lt;p align=&quot;right&quot; style=&quot; margin-top:0px; margin-bottom:0px; margin-left:0px; margin-right:0px; -qt-block-indent:0; text-indent:0px;&quot;&gt;&lt;span style=&quot; font-size:8pt;&quot;&gt;512443.7603&lt;/span&gt;&lt;/p&gt;&lt;/td&gt;
&lt;td&gt;
&lt;p align=&quot;right&quot; style=&quot; margin-top:0px; margin-bottom:0px; margin-left:0px; margin-right:0px; -qt-block-indent:0; text-indent:0px;&quot;&gt;&lt;span style=&quot; font-size:8pt;&quot;&gt;2364031.274&lt;/span&gt;&lt;/p&gt;&lt;/td&gt;
&lt;td&gt;&lt;/td&gt;
&lt;td&gt;
&lt;p align=&quot;right&quot; style=&quot; margin-top:0px; margin-bottom:0px; margin-left:0px; margin-right:0px; -qt-block-indent:0; text-indent:0px;&quot;&gt;&lt;span style=&quot; font-size:8pt;&quot;&gt;3.0985&lt;/span&gt;&lt;/p&gt;&lt;/td&gt;
&lt;td&gt;
&lt;p align=&quot;right&quot; style=&quot; margin-top:0px; margin-bottom:0px; margin-left:0px; margin-right:0px; -qt-block-indent:0; text-indent:0px;&quot;&gt;&lt;span style=&quot; font-size:8pt;&quot;&gt;-4.0174&lt;/span&gt;&lt;/p&gt;&lt;/td&gt;
&lt;td&gt;&lt;/td&gt;
&lt;td&gt;
&lt;p style=&quot; margin-top:0px; margin-bottom:0px; margin-left:0px; margin-right:0px; -qt-block-indent:0; text-indent:0px;&quot;&gt;&lt;span style=&quot; font-size:8pt;&quot;&gt;9.60&lt;/span&gt;&lt;/p&gt;&lt;/td&gt;
&lt;td&gt;
&lt;p style=&quot; margin-top:0px; margin-bottom:0px; margin-left:0px; margin-right:0px; -qt-block-indent:0; text-indent:0px;&quot;&gt;&lt;span style=&quot; font-size:8pt;&quot;&gt;16.14&lt;/span&gt;&lt;/p&gt;&lt;/td&gt;
&lt;td&gt;&lt;/td&gt;
&lt;td&gt;&lt;/td&gt;
&lt;td&gt;&lt;/td&gt;
&lt;td&gt;&lt;/td&gt;
&lt;td&gt;&lt;/td&gt;&lt;/tr&gt;
&lt;tr&gt;
&lt;td&gt;&lt;/td&gt;
&lt;td&gt;
&lt;p align=&quot;right&quot; style=&quot; margin-top:0px; margin-bottom:0px; margin-left:0px; margin-right:0px; -qt-block-indent:0; text-indent:0px;&quot;&gt;&lt;span style=&quot; font-size:8pt;&quot;&gt;10&lt;/span&gt;&lt;/p&gt;&lt;/td&gt;
&lt;td&gt;
&lt;p align=&quot;right&quot; style=&quot; margin-top:0px; margin-bottom:0px; margin-left:0px; margin-right:0px; -qt-block-indent:0; text-indent:0px;&quot;&gt;&lt;span style=&quot; font-size:8pt;&quot;&gt;502323&lt;/span&gt;&lt;/p&gt;&lt;/td&gt;
&lt;td&gt;
&lt;p align=&quot;right&quot; style=&quot; margin-top:0px; margin-bottom:0px; margin-left:0px; margin-right:0px; -qt-block-indent:0; text-indent:0px;&quot;&gt;&lt;span style=&quot; font-size:8pt;&quot;&gt;2366247&lt;/span&gt;&lt;/p&gt;&lt;/td&gt;
&lt;td&gt;&lt;/td&gt;
&lt;td&gt;
&lt;p align=&quot;right&quot; style=&quot; margin-top:0px; margin-bottom:0px; margin-left:0px; margin-right:0px; -qt-block-indent:0; text-indent:0px;&quot;&gt;&lt;span style=&quot; font-size:8pt;&quot;&gt;502323&lt;/span&gt;&lt;/p&gt;&lt;/td&gt;
&lt;td&gt;
&lt;p align=&quot;right&quot; style=&quot; margin-top:0px; margin-bottom:0px; margin-left:0px; margin-right:0px; -qt-block-indent:0; text-indent:0px;&quot;&gt;&lt;span style=&quot; font-size:8pt;&quot;&gt;2366249&lt;/span&gt;&lt;/p&gt;&lt;/td&gt;
&lt;td&gt;&lt;/td&gt;
&lt;td&gt;
&lt;p align=&quot;right&quot; style=&quot; margin-top:0px; margin-bottom:0px; margin-left:0px; margin-right:0px; -qt-block-indent:0; text-indent:0px;&quot;&gt;&lt;span style=&quot; font-size:8pt;&quot;&gt;0&lt;/span&gt;&lt;/p&gt;&lt;/td&gt;
&lt;td&gt;
&lt;p align=&quot;right&quot; style=&quot; margin-top:0px; margin-bottom:0px; margin-left:0px; margin-right:0px; -qt-block-indent:0; text-indent:0px;&quot;&gt;&lt;span style=&quot; font-size:8pt;&quot;&gt;-2&lt;/span&gt;&lt;/p&gt;&lt;/td&gt;
&lt;td&gt;&lt;/td&gt;
&lt;td&gt;
&lt;p style=&quot; margin-top:0px; margin-bottom:0px; margin-left:0px; margin-right:0px; -qt-block-indent:0; text-indent:0px;&quot;&gt;&lt;span style=&quot; font-size:8pt;&quot;&gt;0.00&lt;/span&gt;&lt;/p&gt;&lt;/td&gt;
&lt;td&gt;
&lt;p style=&quot; margin-top:0px; margin-bottom:0px; margin-left:0px; margin-right:0px; -qt-block-indent:0; text-indent:0px;&quot;&gt;&lt;span style=&quot; font-size:8pt;&quot;&gt;4.00&lt;/span&gt;&lt;/p&gt;&lt;/td&gt;
&lt;td&gt;&lt;/td&gt;
&lt;td&gt;&lt;/td&gt;
&lt;td&gt;&lt;/td&gt;
&lt;td&gt;&lt;/td&gt;
&lt;td&gt;&lt;/td&gt;&lt;/tr&gt;&lt;/table&gt;&lt;/body&gt;&lt;/html&gt;</string>
   </property>
  </widget>
  <widget class="QComboBox" name="comboBoxSizepixel">
   <property name="geometry">
    <rect>
     <x>78</x>
     <y>251</y>
     <width>74</width>
     <height>20</height>
    </rect>
   </property>
  </widget>
  <widget class="QLabel" name="labelSizepixel">
   <property name="geometry">
    <rect>
     <x>20</x>
     <y>250</y>
     <width>52</width>
     <height>23</height>
    </rect>
   </property>
   <property name="text">
    <string>Size pixel</string>
   </property>
  </widget>
  <widget class="QWidget" name="">
   <property name="geometry">
    <rect>
     <x>9</x>
     <y>9</y>
     <width>651</width>
     <height>224</height>
    </rect>
   </property>
   <layout class="QVBoxLayout" name="verticalLayout">
    <item>
     <layout class="QHBoxLayout" name="horizontalLayout">
      <item>
       <spacer name="horizontalSpacer">
        <property name="orientation">
         <enum>Qt::Horizontal</enum>
        </property>
        <property name="sizeHint" stdset="0">
         <size>
          <width>40</width>
          <height>20</height>
         </size>
        </property>
       </spacer>
      </item>
      <item>
       <widget class="QLabel" name="label">
        <property name="text">
         <string>Drop de cnps and order files</string>
        </property>
       </widget>
      </item>
      <item>
       <spacer name="horizontalSpacer_2">
        <property name="orientation">
         <enum>Qt::Horizontal</enum>
        </property>
        <property name="sizeHint" stdset="0">
         <size>
          <width>40</width>
          <height>20</height>
         </size>
        </property>
       </spacer>
      </item>
     </layout>
    </item>
    <item>
     <layout class="QHBoxLayout" name="horizontalLayout_2">
      <item>
       <widget class="QTableView" name="tableView"/>
      </item>
      <item>
       <widget class="QTableView" name="tableView_2"/>
      </item>
     </layout>
    </item>
   </layout>
  </widget>
 </widget>
 <resources/>
 <connections/>
</ui>
